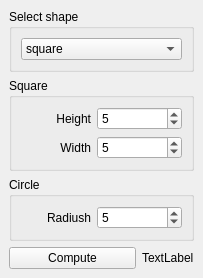
<?xml version="1.0" encoding="UTF-8"?>
<ui version="4.0">
 <class>computerArea</class>
 <widget class="QMainWindow" name="computerArea">
  <property name="geometry">
   <rect>
    <x>0</x>
    <y>0</y>
    <width>203</width>
    <height>273</height>
   </rect>
  </property>
  <property name="windowTitle">
   <string>calc</string>
  </property>
  <widget class="QWidget" name="centralwidget">
   <layout class="QVBoxLayout" name="verticalLayout_4">
    <item>
     <widget class="QGroupBox" name="groupBox">
      <property name="title">
       <string>Select shape</string>
      </property>
      <layout class="QVBoxLayout" name="verticalLayout">
       <item>
        <widget class="QComboBox" name="shape_cbb">
         <item>
          <property name="text">
           <string>square</string>
          </property>
         </item>
         <item>
          <property name="text">
           <string>circle</string>
          </property>
         </item>
        </widget>
       </item>
      </layout>
     </widget>
    </item>
    <item>
     <widget class="QGroupBox" name="sq_grpb">
      <property name="title">
       <string>Square</string>
      </property>
      <layout class="QVBoxLayout" name="verticalLayout_5">
       <item>
        <layout class="QVBoxLayout" name="verticalLayout_2">
         <item>
          <layout class="QHBoxLayout" name="horizontalLayout" stretch="0,1">
           <item>
            <widget class="QLabel" name="label">
             <property name="minimumSize">
              <size>
               <width>70</width>
               <height>0</height>
              </size>
             </property>
             <property name="layoutDirection">
              <enum>Qt::LeftToRight</enum>
             </property>
             <property name="text">
              <string>Height</string>
             </property>
             <property name="alignment">
              <set>Qt::AlignRight|Qt::AlignTrailing|Qt::AlignVCenter</set>
             </property>
            </widget>
           </item>
           <item>
            <widget class="QSpinBox" name="sq_height_spb">
             <property name="value">
              <number>5</number>
             </property>
            </widget>
           </item>
          </layout>
         </item>
         <item>
          <layout class="QHBoxLayout" name="horizontalLayout_2" stretch="0,1">
           <item>
            <widget class="QLabel" name="label_2">
             <property name="minimumSize">
              <size>
               <width>70</width>
               <height>0</height>
              </size>
             </property>
             <property name="layoutDirection">
              <enum>Qt::LeftToRight</enum>
             </property>
             <property name="text">
              <string>Width</string>
             </property>
             <property name="alignment">
              <set>Qt::AlignRight|Qt::AlignTrailing|Qt::AlignVCenter</set>
             </property>
            </widget>
           </item>
           <item>
            <widget class="QSpinBox" name="sq_width_spb">
             <property name="value">
              <number>5</number>
             </property>
            </widget>
           </item>
          </layout>
         </item>
        </layout>
       </item>
      </layout>
     </widget>
    </item>
    <item>
     <widget class="QGroupBox" name="ci_grpb">
      <property name="title">
       <string>Circle</string>
      </property>
      <layout class="QVBoxLayout" name="verticalLayout_3">
       <item>
        <layout class="QHBoxLayout" name="horizontalLayout_3" stretch="0,1">
         <item>
          <widget class="QLabel" name="label_3">
           <property name="minimumSize">
            <size>
             <width>70</width>
             <height>0</height>
            </size>
           </property>
           <property name="layoutDirection">
            <enum>Qt::LeftToRight</enum>
           </property>
           <property name="text">
            <string>Radiush</string>
           </property>
           <property name="alignment">
            <set>Qt::AlignRight|Qt::AlignTrailing|Qt::AlignVCenter</set>
           </property>
          </widget>
         </item>
         <item>
          <widget class="QSpinBox" name="ci_radius_spb">
           <property name="value">
            <number>5</number>
           </property>
          </widget>
         </item>
        </layout>
       </item>
      </layout>
     </widget>
    </item>
    <item>
     <spacer name="verticalSpacer_4">
      <property name="orientation">
       <enum>Qt::Vertical</enum>
      </property>
      <property name="sizeHint" stdset="0">
       <size>
        <width>20</width>
        <height>40</height>
       </size>
      </property>
     </spacer>
    </item>
    <item>
     <layout class="QHBoxLayout" name="horizontalLayout_4" stretch="1,0">
      <item>
       <widget class="QPushButton" name="compute_btn">
        <property name="text">
         <string>Compute</string>
        </property>
       </widget>
      </item>
      <item>
       <widget class="QLabel" name="result_lbl">
        <property name="text">
         <string>TextLabel</string>
        </property>
       </widget>
      </item>
     </layout>
    </item>
   </layout>
  </widget>
 </widget>
 <resources/>
 <connections/>
</ui>
